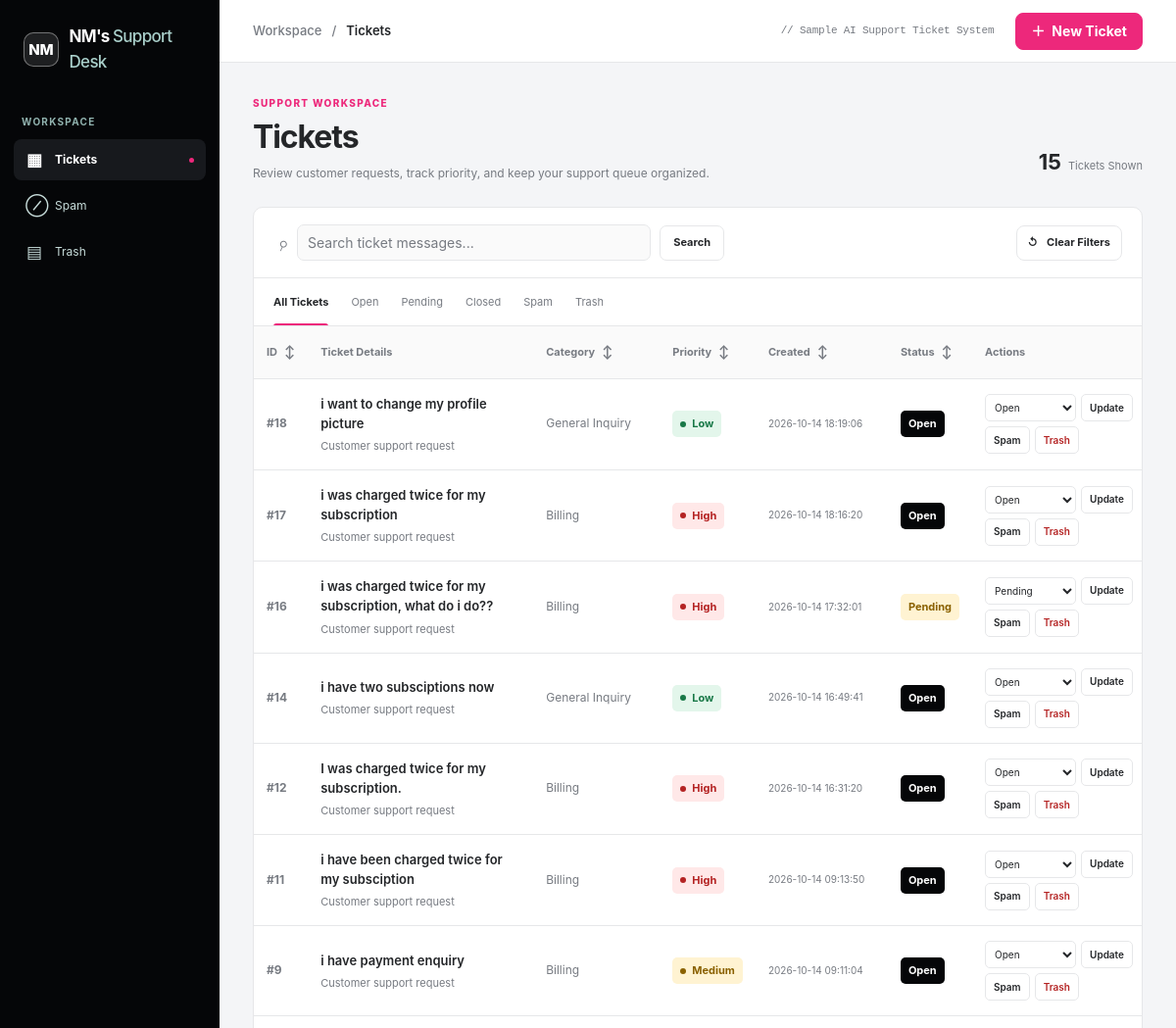
Before: / (upper part) with the older database file.
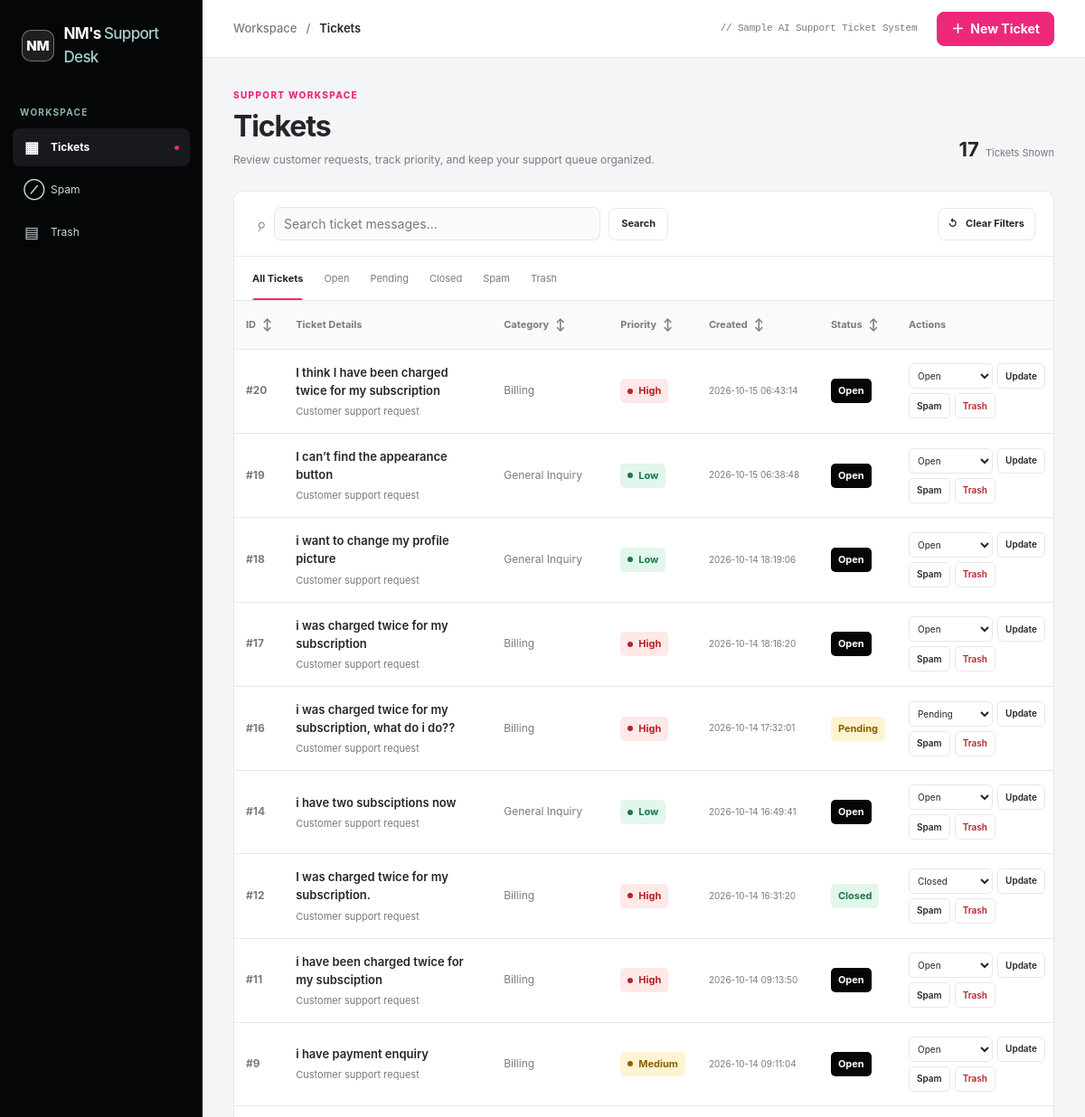
After: the same page with the newer database file.
### tables this page shows
CREATE TABLE tickets (
                id INTEGER PRIMARY KEY AUTOINCREMENT,
                message TEXT NOT NULL,
                category TEXT NOT NULL,
                priority TEXT NOT NULL,
                created_at TIMESTAMP DEFAULT CURRENT_TIMESTAMP
            , status TEXT NOT NULL DEFAULT 'Open', is_spam INTEGER NOT NULL DEFAULT 0, is_trashed INTEGER NOT NULL DEFAULT 0);

### app.py (the view)
@app.route("/")
def home():
    search = request.args.get("search", "").strip()
    status = request.args.get("status", "").strip() or None
    view = request.args.get("view", "all").strip()
    valid_statuses = {"Open", "Pending", "Closed"}
    valid_views = {"all", "spam", "trash"}
    if status not in valid_statuses:
        status = None
    if view not in valid_views:
        view = "all"
    tickets = get_all_tickets(
        search=search,
        status=status,
        view=view
    )
    return render_template(
        "index.html",
        tickets=tickets,
        search=search,
        status=status or "",
        view=view,
        message=request.args.get("message"),
        category=request.args.get("category"),
        priority=request.args.get("priority"),
        summary=request.args.get("summary"),
        suggested_response=request.args.get("suggested_response"),
        error=request.args.get("error")
    )

### database.py (called while the page is built)
def get_connection():
    connection = sqlite3.connect(DATABASE_NAME)
    connection.row_factory = sqlite3.Row
    return connection

### templates/index.html (shortened to what this page needs)
<!DOCTYPE html>
<html lang="en">
<head>
    <link rel="stylesheet" href="{{ url_for('static', filename='style.css') }}">
</head>
<body data-open-ticket-dialog="{{ 'true' if error else 'false' }}">
    <div class="app-layout">
        <aside class="sidebar" id="sidebar" aria-label="Main navigation">
            <a class="sidebar-brand" href="{{ url_for('home') }}" aria-label="Support Desk home">
                <span class="brand-mark" aria-hidden="true">NM</span>
                <span class="brand-name">NM's <span>Support Desk</span></span>
            </a>
            <div class="sidebar-section-label">WORKSPACE</div>
            <nav class="sidebar-nav">
                <a class="nav-link {% if view == 'all' %}active{% endif %}"
                   href="{{ url_for('home') }}">
                    <span class="nav-icon" aria-hidden="true">▦</span><span>Tickets</span>
                    {% if view == 'all' %}<span class="nav-indicator"></span>{% endif %}
                </a>
                <a class="nav-link {% if view == 'spam' %}active{% endif %}"
                   href="{{ url_for('home', view='spam') }}">
                    <span class="nav-icon" aria-hidden="true">⊘</span><span>Spam</span>
                </a>
                <a class="nav-link {% if view == 'trash' %}active{% endif %}"
                   href="{{ url_for('home', view='trash') }}">
                    <span class="nav-icon" aria-hidden="true">▤</span><span>Trash</span>
                </a>
            </nav>
        </aside>
        <main class="main-area">
            <header class="topbar">
                <div class="topbar-context">
                    <span class="breadcrumb-muted">Workspace</span>
                    <span class="breadcrumb-divider">/</span>
                    <span>{% if view == 'spam' %}Spam{% elif view == 'trash' %}Trash{% else %}Tickets{% endif %}</span>
                </div>
                <div class="topbar-actions">
                    <span class="workspace-status sample-system-label">// Sample AI Support Ticket System</span>
                    <button type="button" class="primary-button new-ticket-button" id="new-ticket-button">
                        <span aria-hidden="true">＋</span> New Ticket
                    </button>
                </div>
            </header>
            <div class="content-area">
                <section class="page-heading">
                    <div>
                        <p class="eyebrow">SUPPORT WORKSPACE</p>
                        <h1>
                            {% if view == 'spam' %}Spam
                            {% elif view == 'trash' %}Trash
                            {% elif status %}{{ status }} Tickets
                            {% else %}Tickets{% endif %}
                        </h1>
                        <p class="page-description">Review customer requests, track priority, and keep your support queue organized.</p>
                    </div>
                    <div class="heading-count">
                        <strong>{{ tickets|length }}</strong>
                        <span>{% if tickets|length == 1 %}Ticket{% else %}Tickets{% endif %} Shown</span>
                    </div>
                </section>
                <section class="ticket-workspace" aria-label="Ticket management">
                    <div class="workspace-toolbar">
                        <form action="{{ url_for('home') }}" method="GET" class="search-form">
                            <span class="search-icon" aria-hidden="true">⌕</span>
                            <input type="search" name="search" value="{{ search }}"
                                   placeholder="Search ticket messages..." aria-label="Search ticket messages">
                            <button type="submit" class="search-button">Search</button>
                        </form>
                        <div class="toolbar-right">
                            <a class="filter-button clear-filters-button"
                               href="{{ url_for('home', view=view) }}">
                                <span aria-hidden="true">↺</span> Clear Filters
                            </a>
                        </div>
                    </div>
                    <nav class="ticket-tabs" aria-label="Ticket filters">
                        <a href="{{ url_for('home', search=search) }}"
                           {% if view == 'all' and not status %}aria-current="page"{% endif %}>All Tickets</a>
                        {% for filter_status in ['Open', 'Pending', 'Closed'] %}
                        <a href="{{ url_for('home', status=filter_status, search=search) }}"
                           {% if view == 'all' and status == filter_status %}aria-current="page"{% endif %}>{{ filter_status }}</a>
                        {% endfor %}
                        <a href="{{ url_for('home', view='spam', search=search) }}"
                           {% if view == 'spam' %}aria-current="page"{% endif %}>Spam</a>
                        <a href="{{ url_for('home', view='trash', search=search) }}"
                           {% if view == 'trash' %}aria-current="page"{% endif %}>Trash</a>
                    </nav>
                    {% if tickets %}
                    <div class="table-wrapper">
                        <table>
                            <thead>
                                <tr>
                                    <th scope="col" class="id-column"><button type="button" class="sort-button" data-sort="id">ID <span class="sort-indicator">↕</span></button></th>
                                    <th scope="col"><span class="actions-heading">Ticket Details</span></th>
                                    <th scope="col"><button type="button" class="sort-button" data-sort="category">Category <span class="sort-indicator">↕</span></button></th>
                                    <th scope="col"><button type="button" class="sort-button" data-sort="priority">Priority <span class="sort-indicator">↕</span></button></th>
                                    <th scope="col"><button type="button" class="sort-button" data-sort="created">Created <span class="sort-indicator">↕</span></button></th>
                                    <th scope="col"><button type="button" class="sort-button" data-sort="status">Status <span class="sort-indicator">↕</span></button></th>
                                    <th scope="col" class="actions-column"><span class="actions-heading">Actions</span></th>
                                </tr>
                            </thead>
                            <tbody>
                                {% for ticket in tickets %}
                                <tr>
                                    <td class="ticket-id" data-value="{{ ticket.id }}">#{{ ticket.id }}</td>
                                    <td class="ticket-message-cell" data-value="{{ ticket.message|e }}">
                                        <div class="ticket-message-title">{{ ticket.message }}</div>
                                        <div class="ticket-subtitle">Customer support request</div>
                                    </td>
                                    <td data-value="{{ ticket.category }}"><span class="category-label">{{ ticket.category }}</span></td>
                                    <td data-value="{{ ticket.priority }}">
                                        <span class="priority-badge {% if ticket.priority == 'High' %}priority-high{% elif ticket.priority == 'Medium' %}priority-medium{% else %}priority-low{% endif %}">
                                            <span class="priority-dot"></span>{{ ticket.priority }}
                                        </span>
                                    </td>
                                    <td class="date-cell" data-value="{{ ticket.created_at }}">{{ ticket.created_at }}</td>
                                    <td data-value="{{ ticket.status }}">
                                        <span class="status-badge {% if ticket.status == 'Open' %}status-open{% elif ticket.status == 'Pending' %}status-pending{% else %}status-closed{% endif %}">
                                            {{ ticket.status }}
                                        </span>
                                    </td>
                                    <td class="ticket-actions">
                                        {% if view == 'trash' %}
                                        <form action="{{ url_for('restore_trashed_ticket', ticket_id=ticket.id) }}" method="POST">
                                            <button type="submit" class="table-action restore-action">Restore</button>
                                        </form>
                                        {% else %}
                                        <form action="{{ url_for('change_ticket_status', ticket_id=ticket.id) }}" method="POST" class="status-update-form">
                                            <select name="status" aria-label="Status for ticket {{ ticket.id }}">
                                                {% for option in ['Open', 'Pending', 'Closed'] %}
                                                <option value="{{ option }}" {% if ticket.status == option %}selected{% endif %}>{{ option }}</option>
                                                {% endfor %}
                                            </select>
                                            <button type="submit" class="table-action">Update</button>
                                        </form>
                                        <div class="secondary-actions">
                                            <form action="{{ url_for('mark_ticket_spam', ticket_id=ticket.id) }}" method="POST">
                                                <button type="submit" class="table-action">Spam</button>
                                            </form>
                                            <form action="{{ url_for('trash_ticket', ticket_id=ticket.id) }}" method="POST">
                                                <button type="submit" class="table-action danger-action">Trash</button>
                                            </form>
                                        </div>
                                        {% endif %}
                                    </td>
                                </tr>
                                {% endfor %}
                            </tbody>
                        </table>
                    </div>
                    {% endif %}
                </section>
            </div>
        </main>
    </div>
</body>
</html>

Changed rows visible on the page:
added tickets: id "20", message "I think I have been charged twice for my subscription", category "Billing", priority "High", created_at "2026-10-15 06:43:14", status "Open"
added tickets: id "19", message "I can’t find the appearance button", category "General Inquiry", priority "Low", created_at "2026-10-15 06:38:48", status "Open"
changed tickets "I was charged twice for my subscription.": status "Open" → "Closed"
Other visible differences:
{{ tickets|length }}: "15" → "17"
